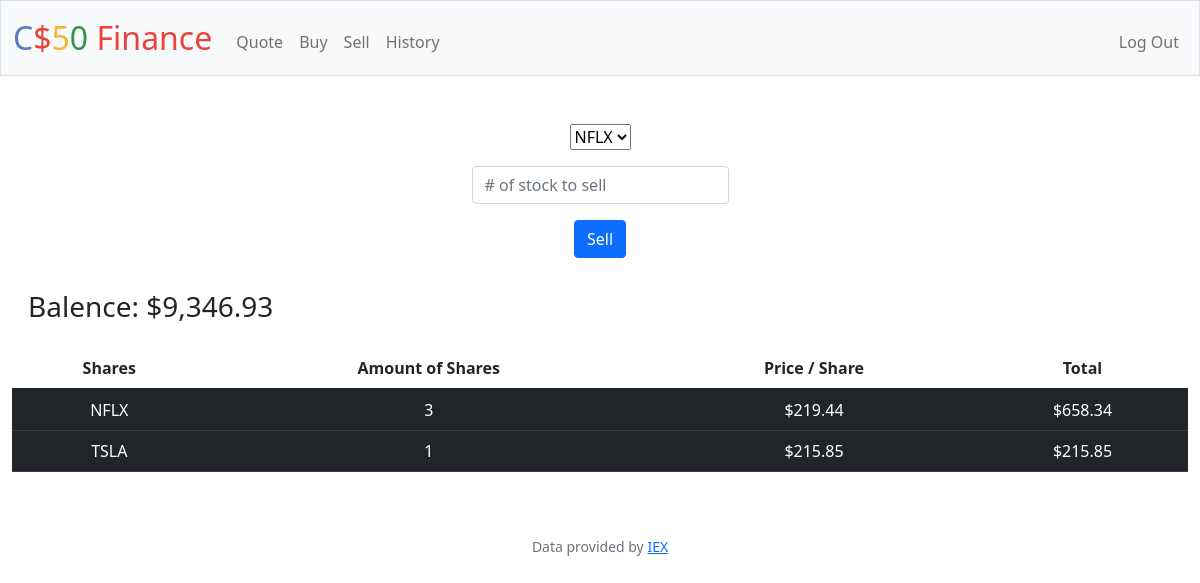
The app's page /sell (signed in), older data.
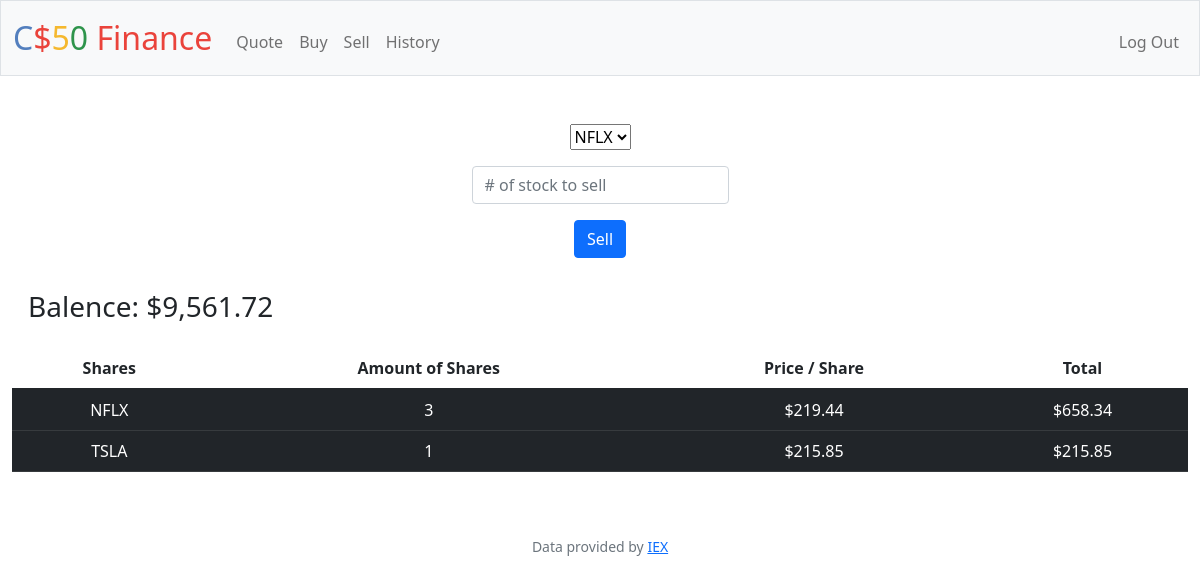
The same page, newer data.
### tables this page shows
CREATE TABLE 'users' (id INTEGER PRIMARY KEY AUTOINCREMENT NOT NULL, username TEXT NOT NULL, hash TEXT NOT NULL,'cash' NUMERIC NOT NULL DEFAULT 10000.00);

CREATE TABLE 'Purchases' ('symbol' TEXT, 'shares' INTEGER, 'price' REAL, 'date' DATETIME, 'id'  INTEGER PRIMARY KEY  , 'user_id' INTEGER, 'type' TEXT);

### app.py (the view, shortened to what this page needs)
@app.route("/sell", methods=["GET", "POST"])
@login_required
def sell():
    if request.method == "GET":
        user_id = session["user_id"]
        purchases_db = db.execute("SELECT symbol, SUM(SHARES) AS shares, price FROM purchases WHERE user_id = ? AND shares >= 1 AND type = 'BUY' GROUP BY symbol", user_id)
        cash_db = db.execute("SELECT cash FROM users WHERE id = ?", user_id)
        cash = cash_db[0]["cash"]
        symbols_user = db.execute("SELECT symbol FROM purchases WHERE user_id = ? GROUP BY symbol HAVING SUM(shares) > 0", user_id)
        return render_template("sell.html", database=purchases_db, cash=cash, symbols = [row["symbol"] for row in symbols_user])

### app.py (called while the page is built)
@app.after_request
def after_request(response):
    response.headers["Cache-Control"] = "no-cache, no-store, must-revalidate"
    response.headers["Expires"] = 0
    response.headers["Pragma"] = "no-cache"
    return response

### helpers.py (called while the page is built)
def login_required(f):
    @wraps(f)
    def decorated_function(*args, **kwargs):
        if session.get("user_id") is None:
            return redirect("/login")
        return f(*args, **kwargs)
    return decorated_function

def usd(value):
    return f"${value:,.2f}"

### templates/sell.html (shortened to what this page needs)
{% extends "layout.html" %}
{% block main %}
    <form action="/sell" method="post">
        <div class="mb-3">
            <select name="symbol" id="cars">
                {% for symbol in symbols %}
                    <option value="{{ symbol }}">{{ symbol }}</option>
                {% endfor %}
            </select>
        </div>
        <div>
            <input class="form-control mx-auto w-auto" name="shares" placeholder="# of stock to sell" type="number" min="1">
        </div>
        <div>
            <button style="margin: 1rem;" class="btn btn-primary" type="submit">Sell</button>
        </div>
    </form>
<h3 style="float: left; padding: 1rem;">Balence: {{ cash | usd }} </h3>
<div class="section" >
 <table class="table table-striped-columns">
    <thead>
        <tr>
            <th scope="col">Shares</th>
            <th cope="col">Amount of Shares</th>
            <th scope="col">Price / Share</th>
            <th scope="col">Total</th>
        </tr>
    </thead>
    <tbody>
        {% for row in database %}
        <tr class="table-dark">
            <td class="table-dark"> {{ row["symbol"] }} </td>
            <td class="table-dark"> {{ row["shares"] }} </td>
            <td class="table-dark"> {{ row["price"] | usd }} </td>
            <td class="table-dark"> {{ (row["shares"] * row["price"]) | usd }} </td>
          </tr>
        {% endfor %}
    </tbody>
    </table>
 </div>
{% endblock %}

### templates/layout.html (shortened to what this page needs)
<!DOCTYPE html>
<html lang="en">
    <head>
        <link href="https://cdn.jsdelivr.net/npm/bootstrap@5.1.3/dist/css/bootstrap.min.css" rel="stylesheet">
        <link href="/static/styles.css" rel="stylesheet">
    </head>
    <body>
        <nav class="bg-light border navbar navbar-expand-md navbar-light">
            <div class="container-fluid">
                <a class="navbar-brand" href="/"><span class="blue">C</span><span class="red">$</span><span class="yellow">5</span><span class="green">0</span> <span class="red">Finance</span></a>
                <div class="collapse navbar-collapse" id="navbar">
                    {% if session["user_id"] %}
                        <ul class="navbar-nav me-auto mt-2">
                            <li class="nav-item"><a class="nav-link" href="/quote">Quote</a></li>
                            <li class="nav-item"><a class="nav-link" href="/buy">Buy</a></li>
                            <li class="nav-item"><a class="nav-link" href="/sell">Sell</a></li>
                            <li class="nav-item"><a class="nav-link" href="/history">History</a></li>
                        </ul>
                        <ul class="navbar-nav ms-auto mt-2">
                            <li class="nav-item"><a class="nav-link" href="/logout">Log Out</a></li>
                        </ul>
                    {% else %}
                        <ul class="navbar-nav ms-auto mt-2">
                            <li class="nav-item"><a class="nav-link" href="/register">Register</a></li>
                            <li class="nav-item"><a class="nav-link" href="/login">Log In</a></li>
                        </ul>
                    {% endif %}
                </div>
            </div>
        </nav>
        <main class="container-fluid py-5 text-center">
            {% block main %}{% endblock %}
        </main>
        <footer class="mb-5 small text-center text-muted">
            Data provided by <a href="https://iexcloud.io/">IEX</a>
        </footer>
    </body>
</html>

### static/styles.css (style rules this page uses)
nav .navbar-brand { font-size: xx-large; }
nav .navbar-brand .blue { color: #537fbe; }
nav .navbar-brand .red { color: #ea433b; }
nav .navbar-brand .yellow { color: #f5b82e; }
nav .navbar-brand .green { color: #2e944b; }

Row changes from the older to the newer data that the page shows:
changed users: cash "$9,346.93" → "$9,561.72"
